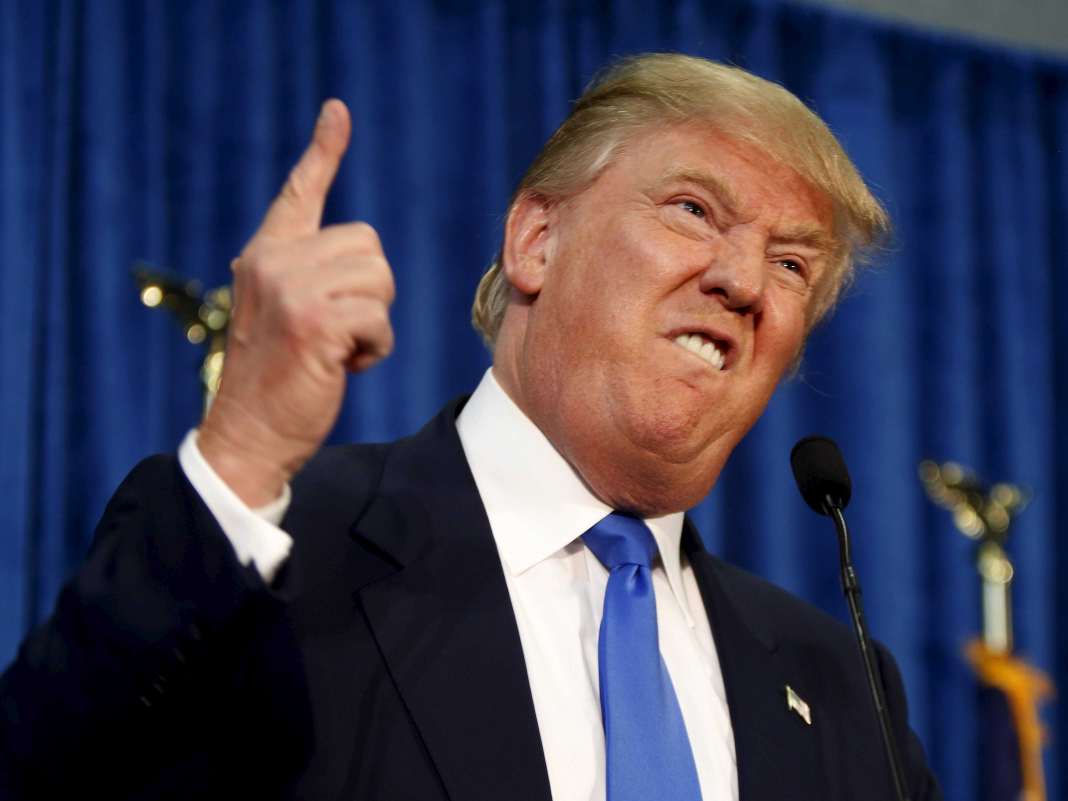
%> input picture trump.jpg, 4272 x 3204 px (shown at 1/4 size)
$ octave imagePractice.m   (GNU Octave 9; MATLAB toolbox functions it lacks are replaced by stand-ins)
%> lines starting %> are read from the running program, lines starting %| are printed output that depends on the picture
%% Get the meme
filename='trump.jpg';
niceMeme=imread(filename);

%% Make it gray
grayMeme=rgb2gray(niceMeme);

%% Display the meme
figure(1)
axis;
hax=gca;
imshow(grayMeme,'InitialMagnification','fit','Parent',hax);

%% Move some pixels
bottom=grayMeme(1:1400,:);
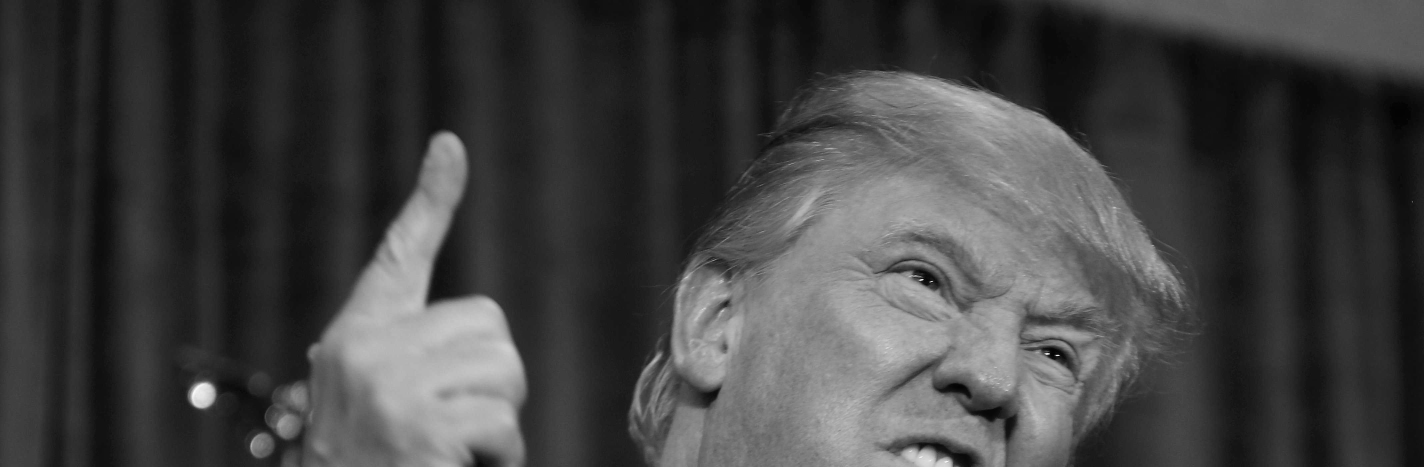
%> bottom: size 1400x4272 uint8 (shown at 1/3 size); min 0, max 254, mean 65.9
top=grayMeme(1401:end,:);
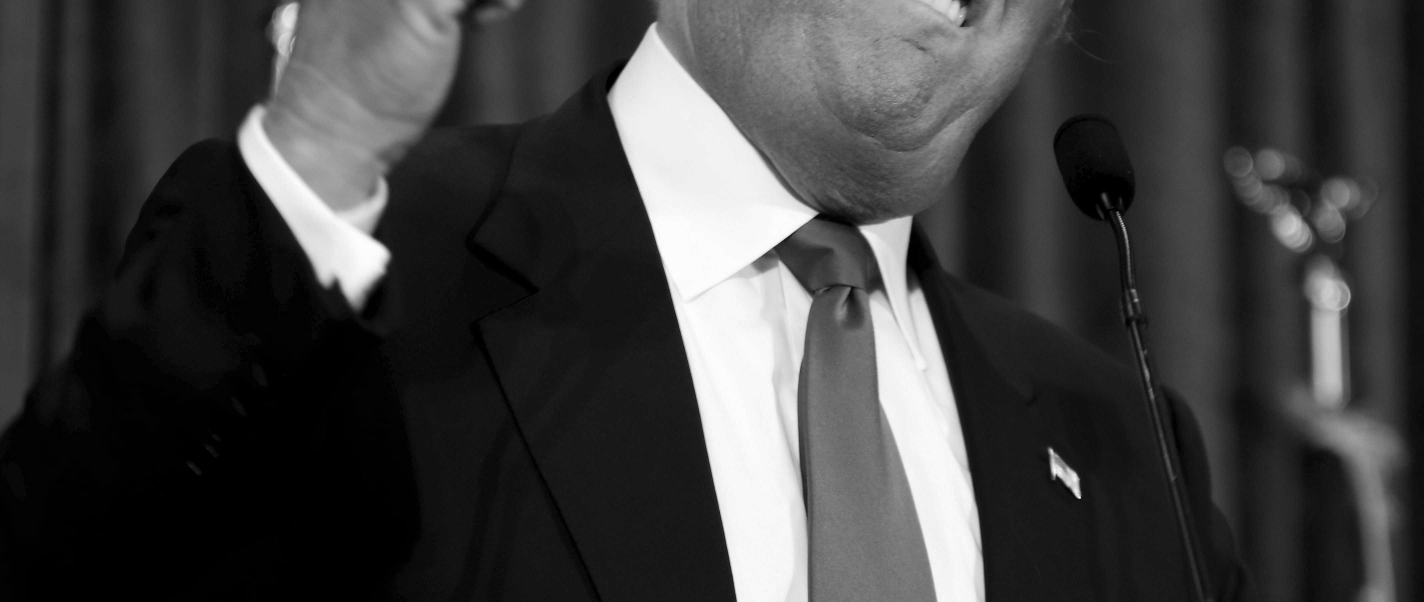
%> top: size 1804x4272 uint8 (shown at 1/3 size); min 0, max 255, mean 64.5
left=grayMeme(:,1:2000);
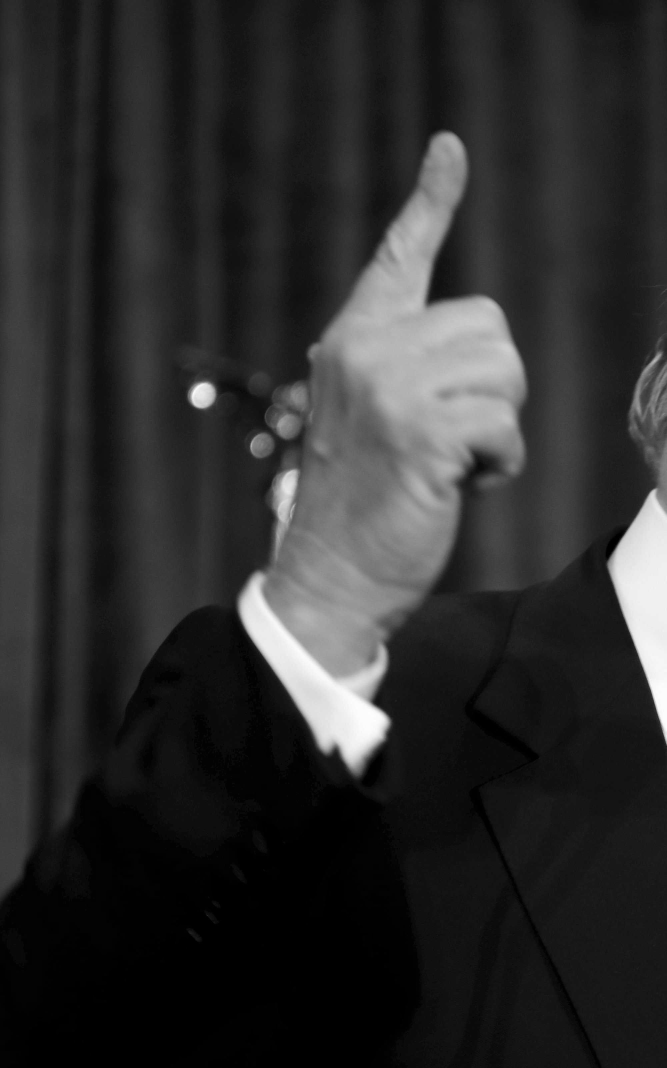
%> left: size 3204x2000 uint8 (shown at 1/3 size); min 0, max 254, mean 45
right=grayMeme(:,2001:end);
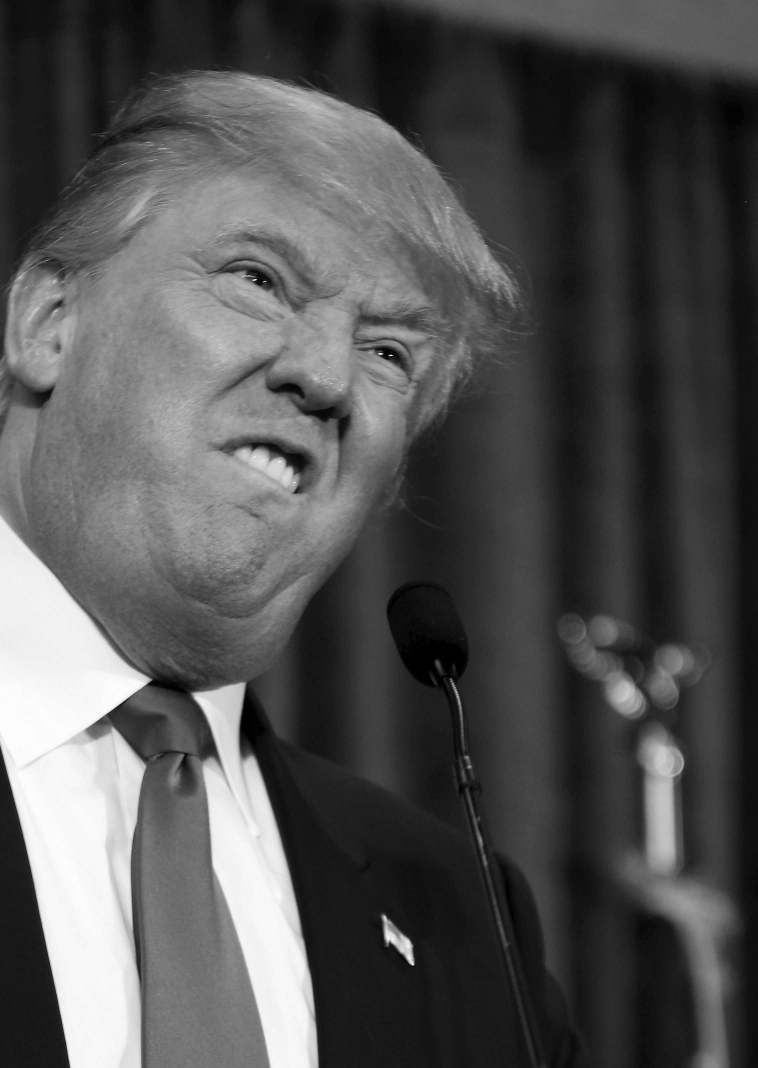
%> right: size 3204x2272 uint8 (shown at 1/3 size); min 0, max 255, mean 82.8
newMeme=[bottom;right,left;top];
figure(2);
axis;
hax2=gca;
imshow(newMeme,'InitialMagnification','fit','Parent',hax2);
